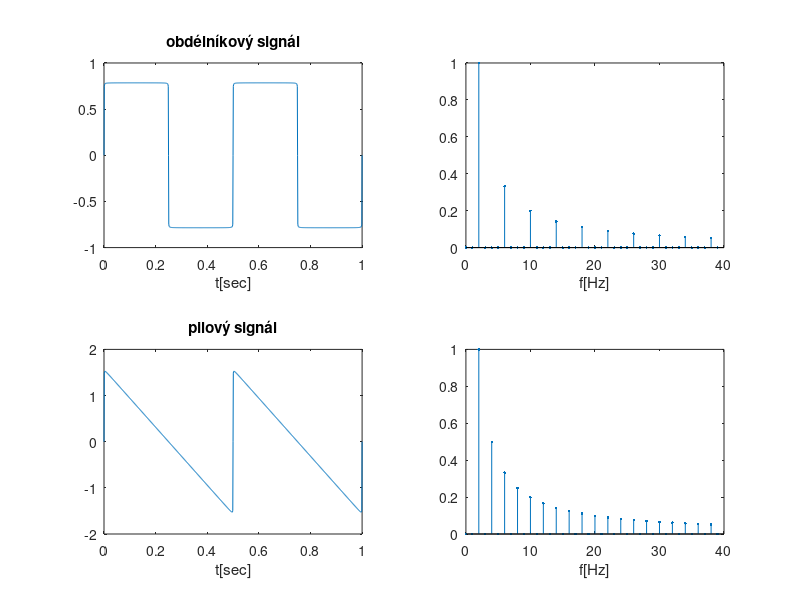

This chart was generated by the following MATLAB code:
clc;
clear all;
close all;

%(c) Pzdrs bohac, Marsel Horvad

f=2;
Fs=1000;
slozky_count=1000;
t=0:(1/Fs):1;

% initial
X1=zeros(size(t));
X2=X1;

% prvni vzoreckos
for n=1:2:slozky_count
    X1=X1+cos(2*pi*n*f.*t-(pi/2))./n;
end

% obdelnikovy signal
subplot(2,2,1);
plot(t,X1);
title('obdélníkový signál');
xlabel('t[sec]');

N=1000;
f=0:Fs/N:Fs/2-Fs/N;
X=fft(X1,N);

subplot(2,2,2);
stem(f(1:40),1/(N/2)*abs(X(1:40)),'.');
xlabel('f[Hz]');

f=2;

% druhy vzoreckos
for n=1:slozky_count
    X2=X2+cos(2*pi*n*f.*t-(pi/2))./n;
end

% pilovy signal
subplot(2,2,3);
plot(t,X2);
title('pilový signál');
xlabel('t[sec]');

f=0:Fs/N:Fs/2-Fs/N;
X=fft(X2,N);

subplot(2,2,4);
stem(f(1:40),1/(N/2)*abs(X(1:40)),'.');
xlabel('f[Hz]');